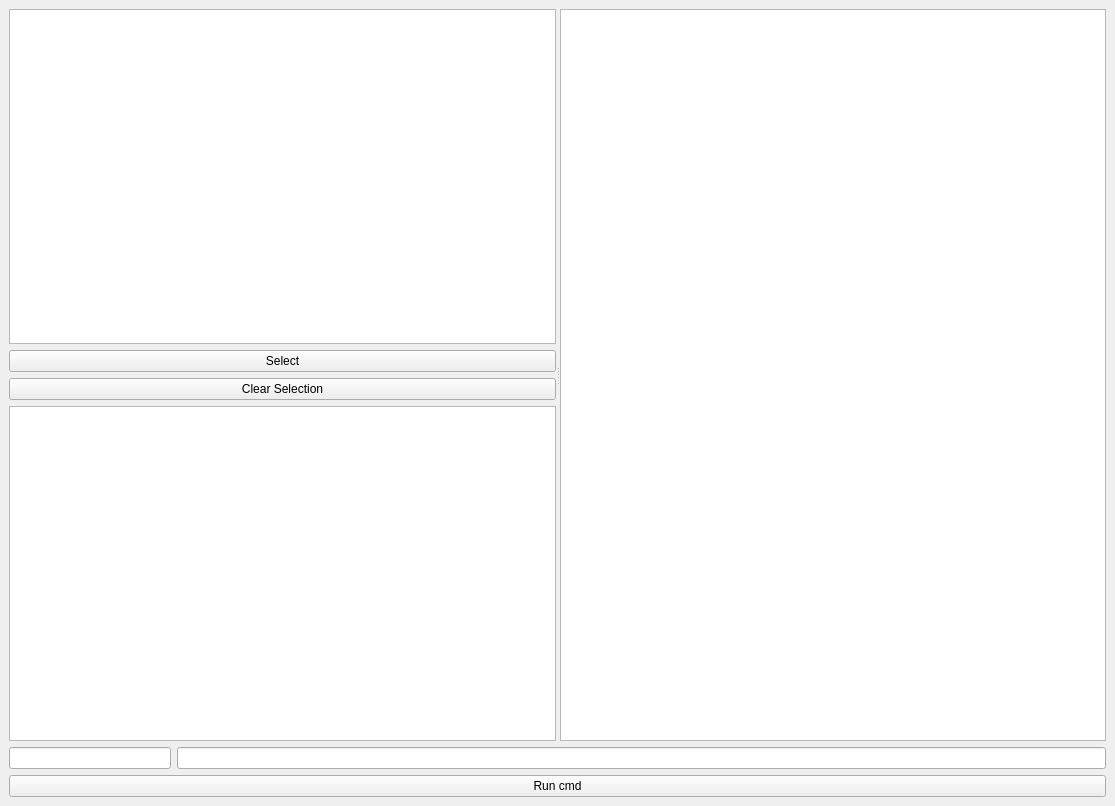
<?xml version="1.0" encoding="UTF-8"?>
<ui version="4.0">
 <class>MainWindow</class>
 <widget class="QMainWindow" name="MainWindow">
  <property name="geometry">
   <rect>
    <x>0</x>
    <y>0</y>
    <width>1115</width>
    <height>806</height>
   </rect>
  </property>
  <property name="windowTitle">
   <string>MainWindow</string>
  </property>
  <widget class="QWidget" name="centralwidget">
   <layout class="QVBoxLayout" name="verticalLayout_3">
    <item>
     <widget class="QSplitter" name="splitter">
      <property name="orientation">
       <enum>Qt::Horizontal</enum>
      </property>
      <widget class="QWidget" name="layoutWidget">
       <layout class="QVBoxLayout" name="verticalLayout_2">
        <item>
         <widget class="QGraphicsView" name="gitView"/>
        </item>
        <item>
         <widget class="QPushButton" name="ButtonSelect">
          <property name="text">
           <string>Select</string>
          </property>
         </widget>
        </item>
        <item>
         <widget class="QPushButton" name="ButtonClear">
          <property name="text">
           <string>Clear Selection</string>
          </property>
         </widget>
        </item>
        <item>
         <widget class="QGraphicsView" name="treeView"/>
        </item>
       </layout>
      </widget>
      <widget class="QWidget" name="layoutWidget">
       <layout class="QVBoxLayout" name="verticalLayout">
        <item>
         <widget class="QTextEdit" name="incoming_text"/>
        </item>
       </layout>
      </widget>
     </widget>
    </item>
    <item>
     <layout class="QHBoxLayout" name="horizontalLayout">
      <item>
       <widget class="QLineEdit" name="NumLinLst">
        <property name="maximumSize">
         <size>
          <width>162</width>
          <height>16777215</height>
         </size>
        </property>
       </widget>
      </item>
      <item>
       <widget class="QLineEdit" name="CmdEdit"/>
      </item>
     </layout>
    </item>
    <item>
     <widget class="QPushButton" name="CmdSend2server">
      <property name="text">
       <string>Run cmd</string>
      </property>
     </widget>
    </item>
   </layout>
  </widget>
 </widget>
 <resources/>
 <connections/>
</ui>
